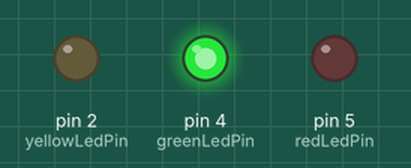
Simulated run of this sketch. Board: Arduino Uno, built with avr-gcc and run on an emulated ATmega328P. Parts: output pins drawn as LEDs (lit = HIGH). What the sketch prints to the serial monitor is not drawn.

Above: at 2.5 s.
At 7.5 s:
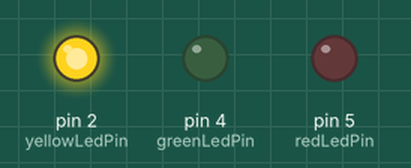
At 12.5 s:
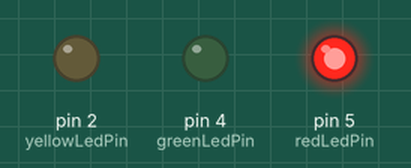
Timing chart, 0 to 19.5 s (numbered marks = the images above):
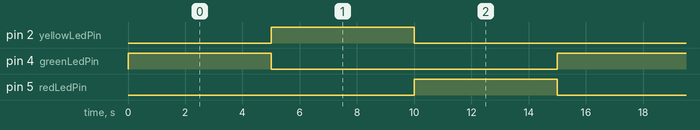

The sketch:

ct24_Semaforo.ino
```cpp
// Pines donde están conectados los LEDs
const int redLedPin = 5;    // GPIO 5 - LED rojo
const int yellowLedPin = 2; // GPIO 2 - LED amarillo
const int greenLedPin = 4;  // GPIO 4 - LED verde

void setup() {
  // Inicializa el Monitor Serial a 115200 baudios
  Serial.begin(115200);

  // Configura los pines de los LEDs como salida
  pinMode(redLedPin, OUTPUT);
  pinMode(yellowLedPin, OUTPUT);
  pinMode(greenLedPin, OUTPUT);

  Serial.println("Iniciando secuencia de semáforo...");
}

void loop() {
  // Secuencia de semáforo
  digitalWrite(greenLedPin, HIGH);  // Enciende el LED verde
  delay(5000);                      // Mantén el verde encendido por 5 segundos
  digitalWrite(greenLedPin, LOW);   // Apaga el LED verde

  digitalWrite(yellowLedPin, HIGH); // Enciende el LED amarillo
  delay(5000);                      // Mantén el amarillo encendido por 5 segundos
  digitalWrite(yellowLedPin, LOW);  // Apaga el LED amarillo

  digitalWrite(redLedPin, HIGH);    // Enciende el LED rojo
  delay(5000);                      // Mantén el rojo encendido por 5 segundos
  digitalWrite(redLedPin, LOW);     // Apaga el LED rojo
}
```

Measured:
- by itself, pin 2 (yellowLedPin), pin 4 (greenLedPin), pin 5 (redLedPin): alternates HIGH for 5.0 s and LOW for 10.0 s
- by itself, everything shown: repeats every 15.0 s, in 4 steps
